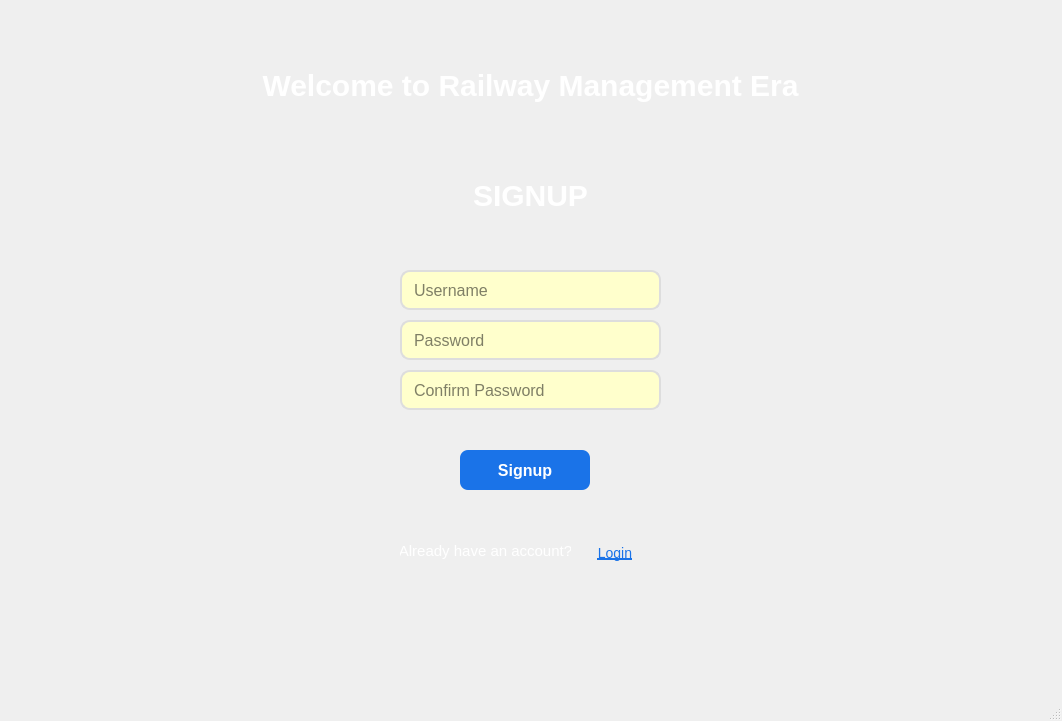
<?xml version="1.0" encoding="UTF-8"?>
<ui version="4.0">
 <class>SignupWindow</class>
 <widget class="QMainWindow" name="SignupWindow">
  <property name="geometry">
   <rect>
    <x>0</x>
    <y>0</y>
    <width>1062</width>
    <height>721</height>
   </rect>
  </property>
  <property name="minimumSize">
   <size>
    <width>1062</width>
    <height>721</height>
   </size>
  </property>
  <property name="maximumSize">
   <size>
    <width>1062</width>
    <height>721</height>
   </size>
  </property>
  <property name="windowTitle">
   <string>Signup</string>
  </property>
  <property name="styleSheet">
   <string notr="true"/>
  </property>
  <widget class="QWidget" name="centralwidget">
   <widget class="QLabel" name="label">
    <property name="geometry">
     <rect>
      <x>0</x>
      <y>60</y>
      <width>1061</width>
      <height>51</height>
     </rect>
    </property>
    <property name="styleSheet">
     <string notr="true">color:#fff; font-size:30px; font-weight:bold;</string>
    </property>
    <property name="text">
     <string>Welcome to Railway Management Era</string>
    </property>
    <property name="alignment">
     <set>Qt::AlignCenter</set>
    </property>
   </widget>
   <widget class="QLabel" name="label_2">
    <property name="geometry">
     <rect>
      <x>0</x>
      <y>170</y>
      <width>1061</width>
      <height>51</height>
     </rect>
    </property>
    <property name="styleSheet">
     <string notr="true">color:#fff; font-size:30px; font-weight:bold;</string>
    </property>
    <property name="text">
     <string>SIGNUP</string>
    </property>
    <property name="alignment">
     <set>Qt::AlignCenter</set>
    </property>
   </widget>
   <widget class="QLineEdit" name="lineEdit_username">
    <property name="geometry">
     <rect>
      <x>400</x>
      <y>270</y>
      <width>261</width>
      <height>40</height>
     </rect>
    </property>
    <property name="styleSheet">
     <string notr="true">
QLineEdit {
    padding: 10px;
    border: 2px solid #ddd;
    border-radius: 10px;
    background-color: #ffffffcc;
    font-size: 16px;
}
QLineEdit:hover {
    border-color: #5cadff;
}
QLineEdit:focus {
    border-color: #1a73e8;
    background-color: #ffffff;
}
     </string>
    </property>
    <property name="placeholderText">
     <string>Username</string>
    </property>
   </widget>
   <widget class="QPushButton" name="pushButton_signup">
    <property name="geometry">
     <rect>
      <x>460</x>
      <y>450</y>
      <width>130</width>
      <height>40</height>
     </rect>
    </property>
    <property name="styleSheet">
     <string notr="true">
QPushButton {
    background-color: #1a73e8;
    color: white;
    border-radius: 8px;
    font-size: 16px;
    font-weight: bold;
}
QPushButton:hover {
    background-color: #1669c1;
}
QPushButton:pressed {
    background-color: #0d47a1;
}
     </string>
    </property>
    <property name="text">
     <string>Signup</string>
    </property>
   </widget>
   <widget class="QLabel" name="label_loginText">
    <property name="geometry">
     <rect>
      <x>400</x>
      <y>540</y>
      <width>171</width>
      <height>21</height>
     </rect>
    </property>
    <property name="styleSheet">
     <string notr="true">color:#fff; font-size:15px;</string>
    </property>
    <property name="text">
     <string>Already have an account?</string>
    </property>
    <property name="alignment">
     <set>Qt::AlignCenter</set>
    </property>
   </widget>
   <widget class="QPushButton" name="pushButton_login">
    <property name="geometry">
     <rect>
      <x>570</x>
      <y>540</y>
      <width>90</width>
      <height>25</height>
     </rect>
    </property>
    <property name="styleSheet">
     <string notr="true">
QPushButton {
    background-color: transparent;
    color: #1a73e8;
    border: none;
    font-size: 14px;
    text-decoration: underline;
}
QPushButton:hover {
    color: #0d47a1;
}
     </string>
    </property>
    <property name="text">
     <string>Login</string>
    </property>
   </widget>
   <widget class="QLineEdit" name="lineEdit_password">
    <property name="geometry">
     <rect>
      <x>400</x>
      <y>320</y>
      <width>261</width>
      <height>40</height>
     </rect>
    </property>
    <property name="styleSheet">
     <string notr="true">
QLineEdit {
    padding: 10px;
    border: 2px solid #ddd;
    border-radius: 10px;
    background-color: #ffffffcc;
    font-size: 16px;
}
QLineEdit:hover {
    border-color: #5cadff;
}
QLineEdit:focus {
    border-color: #1a73e8;
    background-color: #ffffff;
}
     </string>
    </property>
    <property name="placeholderText">
     <string>Password</string>
    </property>
   </widget>
   <widget class="QLineEdit" name="lineEdit_confirm">
    <property name="geometry">
     <rect>
      <x>400</x>
      <y>370</y>
      <width>261</width>
      <height>40</height>
     </rect>
    </property>
    <property name="styleSheet">
     <string notr="true">
QLineEdit {
    padding: 10px;
    border: 2px solid #ddd;
    border-radius: 10px;
    background-color: #ffffffcc;
    font-size: 16px;
}
QLineEdit:hover {
    border-color: #5cadff;
}
QLineEdit:focus {
    border-color: #1a73e8;
    background-color: #ffffff;
}
     </string>
    </property>
    <property name="placeholderText">
     <string>Confirm Password</string>
    </property>
   </widget>
   <widget class="QLabel" name="label_3">
    <property name="geometry">
     <rect>
      <x>0</x>
      <y>0</y>
      <width>1061</width>
      <height>691</height>
     </rect>
    </property>
    <property name="text">
     <string/>
    </property>
    <property name="pixmap">
     <pixmap>images/bg.jpg</pixmap>
    </property>
    <property name="scaledContents">
     <bool>true</bool>
    </property>
   </widget>
   <zorder>label_3</zorder>
   <zorder>label</zorder>
   <zorder>label_2</zorder>
   <zorder>lineEdit_username</zorder>
   <zorder>pushButton_signup</zorder>
   <zorder>label_loginText</zorder>
   <zorder>pushButton_login</zorder>
   <zorder>lineEdit_password</zorder>
   <zorder>lineEdit_confirm</zorder>
  </widget>
  <widget class="QMenuBar" name="menubar">
   <property name="geometry">
    <rect>
     <x>0</x>
     <y>0</y>
     <width>1062</width>
     <height>21</height>
    </rect>
   </property>
  </widget>
  <widget class="QStatusBar" name="statusbar"/>
 </widget>
 <resources>
  <include location="resources.qrc"/>
 </resources>
 <connections/>
</ui>
